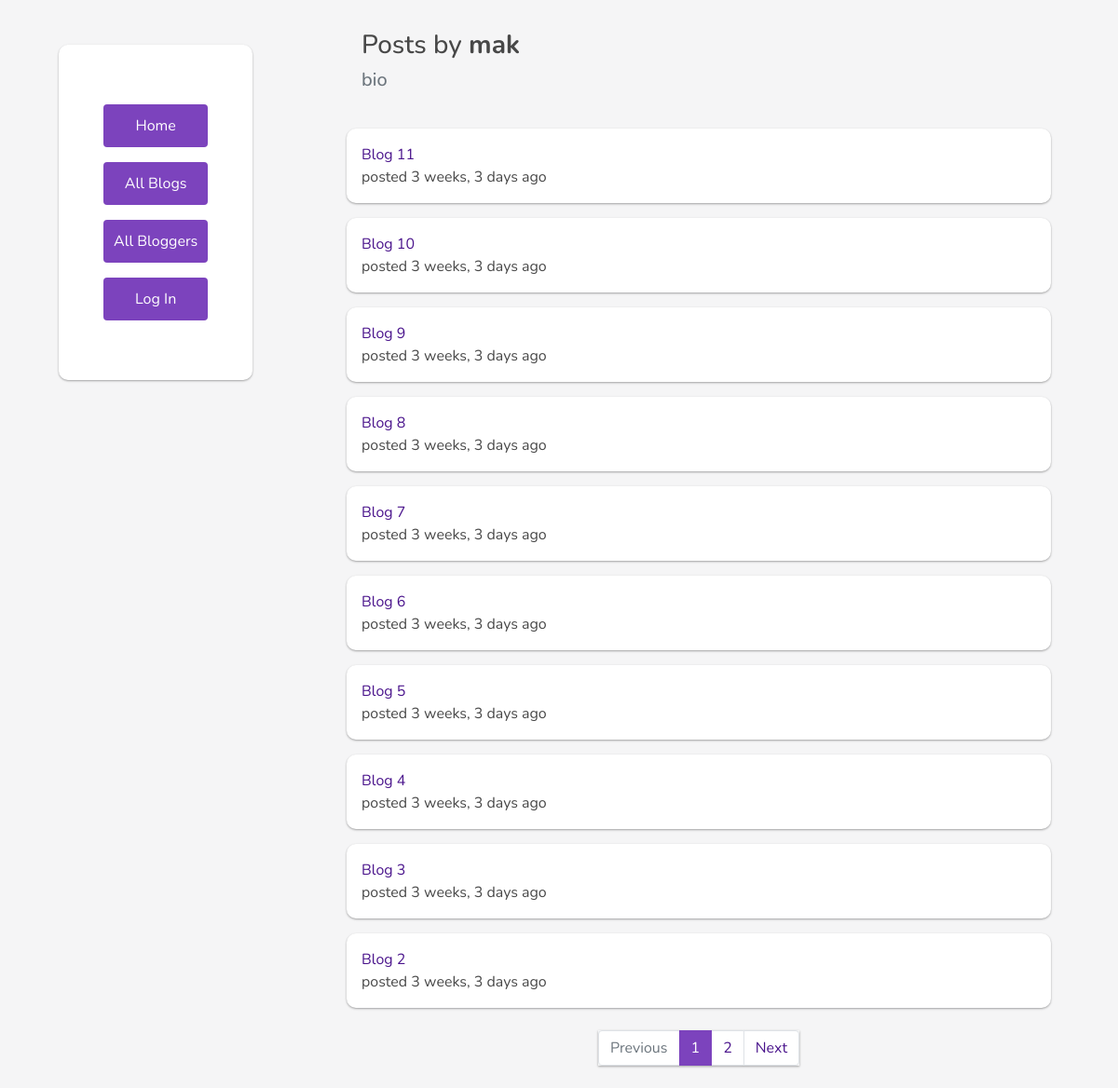
The page /blogger/mak/ on the database as committed earlier.
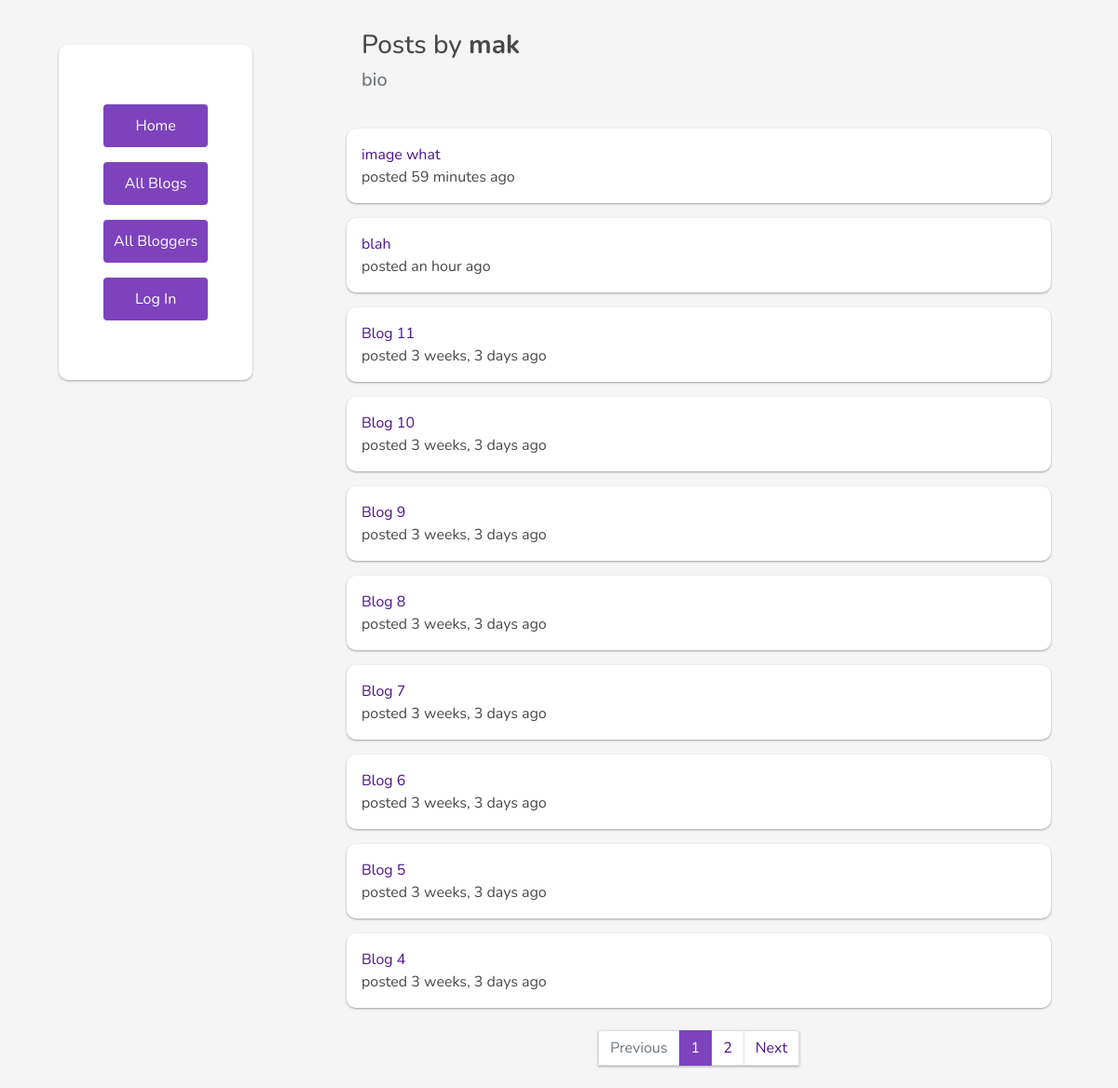
The same page on the database as committed later.
### blog/models.py (models this page shows, shortened)
class Post(models.Model) :
    title = models.CharField(max_length=100)
    content = models.TextField(max_length=2000)
    created_at = models.DateTimeField(auto_now_add=True)
    created_by = models.ForeignKey(
        settings.AUTH_USER_MODEL, related_name='posts', on_delete=models.CASCADE)
    class Meta:
        ordering = ['-created_at']

### blog/views.py (the view)
# urls.py: path('blogger/<username>/', views.UserView.as_view(), name='blogger'),
class UserView(ListView):
	model = Post
	context_object_name = 'posts'
	template_name = 'blog/blogger.html'
	paginate_by = 10
	def get_context_data(self, **kwargs):
		context = super().get_context_data(**kwargs)
		context['username'] = User.objects.get(username=self.kwargs['username'])
		return context
	def get_queryset(self):
		self.user = get_object_or_404(User, username=self.kwargs['username'])
		return Post.objects.filter(created_by=self.user).order_by('-created_at')

### blog/templates/blog/blogger.html (shortened to what this page needs)
{% extends 'blog/base.html' %}
{% load humanize %}
{% block content %}
<div class="p-3 mx-5">
    <h3>Posts by <strong>{{username}}</strong></h3>
    <div class="text-muted"><h5>{{username.bio}}</h5></div>
</div>
{% if posts %}
     {% for post in posts %}
    <div class="my-3 mx-5 p-3 bg-white posts-card">
        <a href="{% url 'blog:blog' post.id %}">{{ post.title}}</a>
        <br> posted {{ post.created_at|naturaltime}}
        <br>
    </div>
    {% endfor %}
{% endif %}
{% if is_paginated %}
    <nav aria-label="Topics pagination" class="my-4">
        <ul class="pagination justify-content-center">
            {% if page_obj.has_previous %}
            <li class="page-item">
                <a class="page-link" href="?page={{ page_obj.previous_page_number }}">Previous</a>
            </li>
            {% else %}
            <li class="page-item disabled">
                <span class="page-link">Previous</span>
            </li>
            {% endif %} {% for page_num in paginator.page_range %} {% if page_obj.number == page_num %}
            <li class="page-item active">
                <span class="page-link">
                    {{ page_num }}
                </span>
            </li>
            {% else %}
            <li class="page-item">
                <a class="page-link" href="?page={{ page_num }}">{{ page_num }}</a>
            </li>
            {% endif %} {% endfor %} {% if page_obj.has_next %}
            <li class="page-item">
                <a class="page-link" href="?page={{ page_obj.next_page_number }}">Next</a>
            </li>
            {% else %}
            <li class="page-item disabled">
                <span class="page-link">Next</span>
            </li>
            {% endif %}
        </ul>
    </nav>
{% endif %}
{% endblock %}

Rows that differ between the two databases and show on the page:
no longer on this page (row unchanged): Post: title "Blog 3", created_at "3 weeks, 3 days ago"
no longer on this page (row unchanged): Post: title "Blog 2", created_at "3 weeks, 3 days ago"
added Post: title "image what", created_at "59 minutes ago"
added Post: title "blah", created_at "an hour ago"
